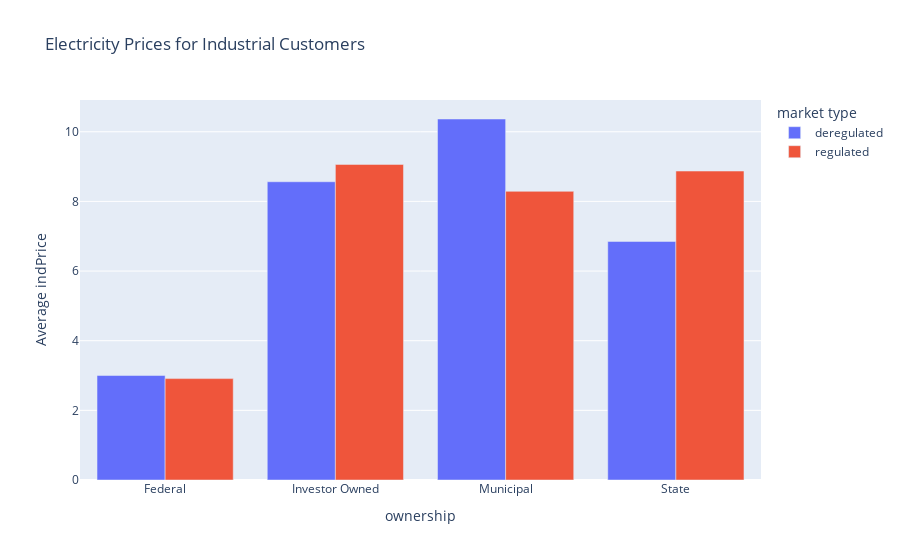

The notebook cell saved with this chart:
### Markdown cell above
## For Industrial Consumers

### Code cell
indavg = df_2022.groupby(['ownership', 'market type'])['indPrice'].mean().reset_index(name = 'Average indPrice')

# Filter the DataFrame to include only the desired ownership types
filtered_indavg = indavg[indavg['ownership'].isin(['Investor Owned', 'Municipal', 'State', 'Federal'])]
fig2 = px.bar(filtered_indavg, x = 'ownership', y = 'Average indPrice', color = 'market type', title = 'Electricity Prices for Industrial Customers',barmode='group')
fig2

### Figure 1 — Plotly figure (JSON) as saved in the notebook; plotly's stock layout.template omitted (floating-point values rounded to 4 significant figures)
{"data": [{"alignmentgroup": "True", "hovertemplate": "market type=deregulated<br>ownership=%{x}<br>Average indPrice=%{y}<extra></extra>", "legendgroup": "deregulated", "marker": {"color": "#636efa", "pattern": {"shape": ""}}, "name": "deregulated", "offsetgroup": "deregulated", "orientation": "v", "showlegend": true, "textposition": "auto", "type": "bar", "x": ["Federal", "Investor Owned", "Municipal", "State"], "xaxis": "x", "y": [3, 8.564, 10.37, 6.85], "yaxis": "y"}, {"alignmentgroup": "True", "hovertemplate": "market type=regulated<br>ownership=%{x}<br>Average indPrice=%{y}<extra></extra>", "legendgroup": "regulated", "marker": {"color": "#EF553B", "pattern": {"shape": ""}}, "name": "regulated", "offsetgroup": "regulated", "orientation": "v", "showlegend": true, "textposition": "auto", "type": "bar", "x": ["Federal", "Investor Owned", "Municipal", "State"], "xaxis": "x", "y": [2.912, 9.062, 8.289, 8.871], "yaxis": "y"}], "layout": {"autosize": true, "barmode": "group", "legend": {"title": {"text": "market type"}, "tracegroupgap": 0}, "title": {"text": "Electricity Prices for Industrial Customers"}, "xaxis": {"anchor": "y", "autorange": true, "domain": [0, 1], "range": [-0.5, 3.5], "title": {"text": "ownership"}, "type": "category"}, "yaxis": {"anchor": "x", "autorange": true, "domain": [0, 1], "range": [0, 10.91], "title": {"text": "Average indPrice"}, "type": "linear"}}}
